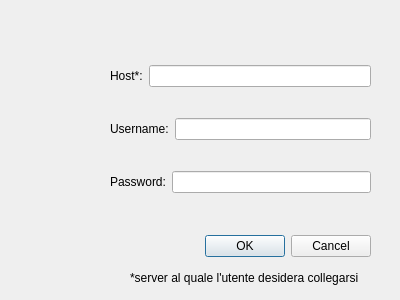
<?xml version="1.0" encoding="UTF-8"?>
<ui version="4.0">
 <class>Userform</class>
 <widget class="QDialog" name="Userform">
  <property name="geometry">
   <rect>
    <x>0</x>
    <y>0</y>
    <width>400</width>
    <height>300</height>
   </rect>
  </property>
  <property name="windowTitle">
   <string>Dialog</string>
  </property>
  <widget class="QDialogButtonBox" name="buttonBox">
   <property name="geometry">
    <rect>
     <x>30</x>
     <y>230</y>
     <width>341</width>
     <height>32</height>
    </rect>
   </property>
   <property name="orientation">
    <enum>Qt::Horizontal</enum>
   </property>
   <property name="standardButtons">
    <set>QDialogButtonBox::Cancel|QDialogButtonBox::Ok</set>
   </property>
  </widget>
  <widget class="QLabel" name="label_4">
   <property name="geometry">
    <rect>
     <x>130</x>
     <y>270</y>
     <width>241</width>
     <height>16</height>
    </rect>
   </property>
   <property name="text">
    <string>*server al quale l'utente desidera collegarsi</string>
   </property>
  </widget>
  <widget class="QWidget" name="">
   <property name="geometry">
    <rect>
     <x>110</x>
     <y>40</y>
     <width>261</width>
     <height>181</height>
    </rect>
   </property>
   <layout class="QVBoxLayout" name="verticalLayout">
    <item>
     <layout class="QHBoxLayout" name="horizontalLayout">
      <item>
       <widget class="QLabel" name="label">
        <property name="text">
         <string>Host*:</string>
        </property>
       </widget>
      </item>
      <item>
       <widget class="QLineEdit" name="lineEdit_Host"/>
      </item>
     </layout>
    </item>
    <item>
     <layout class="QHBoxLayout" name="horizontalLayout_2">
      <item>
       <widget class="QLabel" name="label_2">
        <property name="text">
         <string>Username:</string>
        </property>
       </widget>
      </item>
      <item>
       <widget class="QLineEdit" name="lineEdit_Username"/>
      </item>
     </layout>
    </item>
    <item>
     <layout class="QHBoxLayout" name="horizontalLayout_3">
      <item>
       <widget class="QLabel" name="label_3">
        <property name="text">
         <string>Password:</string>
        </property>
       </widget>
      </item>
      <item>
       <widget class="QLineEdit" name="lineEdit_Password"/>
      </item>
     </layout>
    </item>
   </layout>
  </widget>
 </widget>
 <resources/>
 <connections>
  <connection>
   <sender>buttonBox</sender>
   <signal>accepted()</signal>
   <receiver>Userform</receiver>
   <slot>accept()</slot>
   <hints>
    <hint type="sourcelabel">
     <x>248</x>
     <y>254</y>
    </hint>
    <hint type="destinationlabel">
     <x>157</x>
     <y>274</y>
    </hint>
   </hints>
  </connection>
  <connection>
   <sender>buttonBox</sender>
   <signal>rejected()</signal>
   <receiver>Userform</receiver>
   <slot>reject()</slot>
   <hints>
    <hint type="sourcelabel">
     <x>316</x>
     <y>260</y>
    </hint>
    <hint type="destinationlabel">
     <x>286</x>
     <y>274</y>
    </hint>
   </hints>
  </connection>
 </connections>
</ui>
